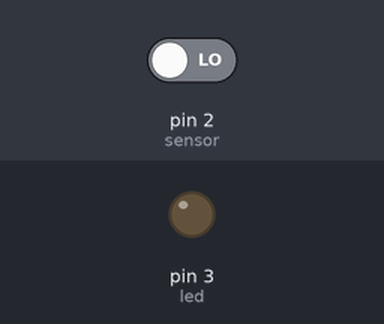
This sketch was run on a simulated Arduino Uno, built with avr-gcc and run on an emulated ATmega328P. Shown: output pins drawn as LEDs (lit = HIGH). The inputs (shaded band) are chosen by the test bench; at power-on: pin 2 (sensor) LOW.

Above: at 1.2 s.
1.3 s: pin 2 (sensor) driven HIGH
At 1.6 s:
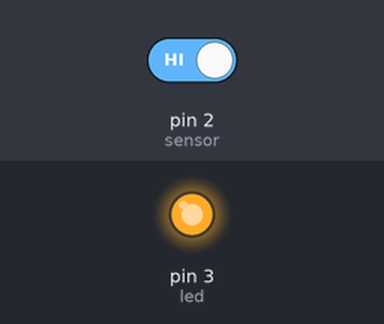
2.8 s: pin 2 (sensor) driven LOW
At 4.4 s:
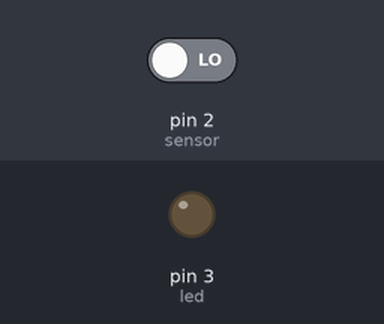
Timing chart, 0 to 5.9 s (numbered marks = the images above; inputs shaded):
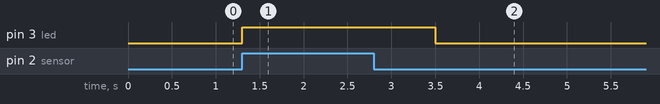

Measured:
- after the input at 1.3 s, pin 3 (led): LOW → HIGH at once
- after the input at 2.8 s, pin 3 (led): HIGH → LOW after 0.70 s

The sketch:

vibrationmodule.ino
```cpp
int led = 3;
int sensor = 2;

void setup()
{
    pinMode(led, OUTPUT);
    pinMode(sensor, INPUT);
}
void loop()
{
    if( digitalRead(sensor) == HIGH ){
        digitalWrite(led, HIGH);
        delay (1000);
    }
    else
        digitalWrite(led, LOW);

    delay(100);
}
```
